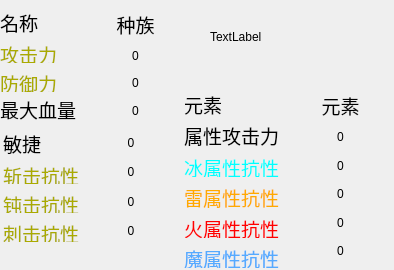
<?xml version="1.0" encoding="UTF-8"?>
<ui version="4.0">
 <class>Note</class>
 <widget class="QWidget" name="Note">
  <property name="geometry">
   <rect>
    <x>0</x>
    <y>0</y>
    <width>394</width>
    <height>270</height>
   </rect>
  </property>
  <property name="windowTitle">
   <string>Form</string>
  </property>
  <widget class="QWidget" name="layoutWidget">
   <property name="geometry">
    <rect>
     <x>184</x>
     <y>92</y>
     <width>116</width>
     <height>176</height>
    </rect>
   </property>
   <layout class="QVBoxLayout" name="verticalLayout_2">
    <item>
     <widget class="QLabel" name="label_13">
      <property name="font">
       <font>
        <family>楷体</family>
        <pointsize>14</pointsize>
       </font>
      </property>
      <property name="text">
       <string>元素</string>
      </property>
     </widget>
    </item>
    <item>
     <widget class="QLabel" name="label_12">
      <property name="font">
       <font>
        <family>楷体</family>
        <pointsize>14</pointsize>
       </font>
      </property>
      <property name="text">
       <string>属性攻击力</string>
      </property>
     </widget>
    </item>
    <item>
     <widget class="QLabel" name="label_8">
      <property name="font">
       <font>
        <family>楷体</family>
        <pointsize>14</pointsize>
       </font>
      </property>
      <property name="text">
       <string>&lt;html&gt;&lt;head/&gt;&lt;body&gt;&lt;p&gt;&lt;span style=&quot; color:#00ffff;&quot;&gt;冰属性抗性&lt;/span&gt;&lt;/p&gt;&lt;/body&gt;&lt;/html&gt;</string>
      </property>
     </widget>
    </item>
    <item>
     <widget class="QLabel" name="label_9">
      <property name="font">
       <font>
        <family>楷体</family>
        <pointsize>14</pointsize>
       </font>
      </property>
      <property name="text">
       <string>&lt;html&gt;&lt;head/&gt;&lt;body&gt;&lt;p&gt;&lt;span style=&quot; color:#ffaa00;&quot;&gt;雷属性抗性&lt;/span&gt;&lt;/p&gt;&lt;/body&gt;&lt;/html&gt;</string>
      </property>
     </widget>
    </item>
    <item>
     <widget class="QLabel" name="label_10">
      <property name="font">
       <font>
        <family>楷体</family>
        <pointsize>14</pointsize>
       </font>
      </property>
      <property name="text">
       <string>&lt;html&gt;&lt;head/&gt;&lt;body&gt;&lt;p&gt;&lt;span style=&quot; color:#ff0000;&quot;&gt;火属性抗性&lt;/span&gt;&lt;/p&gt;&lt;/body&gt;&lt;/html&gt;</string>
      </property>
     </widget>
    </item>
    <item>
     <widget class="QLabel" name="label_11">
      <property name="font">
       <font>
        <family>楷体</family>
        <pointsize>14</pointsize>
       </font>
      </property>
      <property name="text">
       <string>&lt;html&gt;&lt;head/&gt;&lt;body&gt;&lt;p&gt;&lt;span style=&quot; color:#55aaff;&quot;&gt;魔属性抗性&lt;/span&gt;&lt;/p&gt;&lt;/body&gt;&lt;/html&gt;</string>
      </property>
     </widget>
    </item>
   </layout>
  </widget>
  <widget class="QWidget" name="layoutWidget_2">
   <property name="geometry">
    <rect>
     <x>103</x>
     <y>131</y>
     <width>56</width>
     <height>111</height>
    </rect>
   </property>
   <layout class="QVBoxLayout" name="verticalLayout_3">
    <item>
     <widget class="QLabel" name="label_Agile">
      <property name="text">
       <string>0</string>
      </property>
      <property name="alignment">
       <set>Qt::AlignCenter</set>
      </property>
     </widget>
    </item>
    <item>
     <widget class="QLabel" name="label_Resistance_Slash">
      <property name="text">
       <string>0</string>
      </property>
      <property name="alignment">
       <set>Qt::AlignCenter</set>
      </property>
     </widget>
    </item>
    <item>
     <widget class="QLabel" name="label_Resistance_Bludgeon">
      <property name="text">
       <string>0</string>
      </property>
      <property name="alignment">
       <set>Qt::AlignCenter</set>
      </property>
     </widget>
    </item>
    <item>
     <widget class="QLabel" name="label_Resistance_Puncture">
      <property name="text">
       <string>0</string>
      </property>
      <property name="alignment">
       <set>Qt::AlignCenter</set>
      </property>
     </widget>
    </item>
   </layout>
  </widget>
  <widget class="QWidget" name="layoutWidget_3">
   <property name="geometry">
    <rect>
     <x>3</x>
     <y>131</y>
     <width>82</width>
     <height>111</height>
    </rect>
   </property>
   <layout class="QVBoxLayout" name="verticalLayout">
    <item>
     <widget class="QLabel" name="label_1">
      <property name="font">
       <font>
        <family>楷体</family>
        <pointsize>14</pointsize>
       </font>
      </property>
      <property name="text">
       <string>敏捷</string>
      </property>
     </widget>
    </item>
    <item>
     <widget class="QLabel" name="label_2">
      <property name="font">
       <font>
        <family>楷体</family>
        <pointsize>14</pointsize>
       </font>
      </property>
      <property name="text">
       <string>&lt;html&gt;&lt;head/&gt;&lt;body&gt;&lt;p&gt;&lt;span style=&quot; color:#aaaa00;&quot;&gt;斩击抗性&lt;/span&gt;&lt;/p&gt;&lt;/body&gt;&lt;/html&gt;</string>
      </property>
     </widget>
    </item>
    <item>
     <widget class="QLabel" name="label_3">
      <property name="font">
       <font>
        <family>楷体</family>
        <pointsize>14</pointsize>
       </font>
      </property>
      <property name="text">
       <string>&lt;html&gt;&lt;head/&gt;&lt;body&gt;&lt;p&gt;&lt;span style=&quot; color:#aaaa00;&quot;&gt;钝击抗性&lt;/span&gt;&lt;/p&gt;&lt;/body&gt;&lt;/html&gt;</string>
      </property>
     </widget>
    </item>
    <item>
     <widget class="QLabel" name="label_4">
      <property name="font">
       <font>
        <family>楷体</family>
        <pointsize>14</pointsize>
       </font>
      </property>
      <property name="text">
       <string>&lt;html&gt;&lt;head/&gt;&lt;body&gt;&lt;p&gt;&lt;span style=&quot; color:#aaaa00;&quot;&gt;刺击抗性&lt;/span&gt;&lt;/p&gt;&lt;/body&gt;&lt;/html&gt;</string>
      </property>
     </widget>
    </item>
   </layout>
  </widget>
  <widget class="QWidget" name="layoutWidget">
   <property name="geometry">
    <rect>
     <x>0</x>
     <y>10</y>
     <width>81</width>
     <height>111</height>
    </rect>
   </property>
   <layout class="QVBoxLayout" name="verticalLayout_4">
    <item>
     <widget class="QLabel" name="label_6">
      <property name="font">
       <font>
        <family>楷体</family>
        <pointsize>14</pointsize>
       </font>
      </property>
      <property name="text">
       <string>名称</string>
      </property>
     </widget>
    </item>
    <item>
     <widget class="QLabel" name="label_5">
      <property name="font">
       <font>
        <family>楷体</family>
        <pointsize>14</pointsize>
       </font>
      </property>
      <property name="text">
       <string>&lt;html&gt;&lt;head/&gt;&lt;body&gt;&lt;p&gt;&lt;span style=&quot; color:#aaaa00;&quot;&gt;攻击力&lt;/span&gt;&lt;/p&gt;&lt;/body&gt;&lt;/html&gt;</string>
      </property>
     </widget>
    </item>
    <item>
     <widget class="QLabel" name="labelDen">
      <property name="font">
       <font>
        <family>楷体</family>
        <pointsize>14</pointsize>
       </font>
      </property>
      <property name="text">
       <string>&lt;html&gt;&lt;head/&gt;&lt;body&gt;&lt;p&gt;&lt;span style=&quot; color:#aaaa00;&quot;&gt;防御力&lt;/span&gt;&lt;/p&gt;&lt;/body&gt;&lt;/html&gt;</string>
      </property>
     </widget>
    </item>
    <item>
     <widget class="QLabel" name="labelMaxHp">
      <property name="font">
       <font>
        <family>楷体</family>
        <pointsize>14</pointsize>
       </font>
      </property>
      <property name="text">
       <string>最大血量</string>
      </property>
     </widget>
    </item>
   </layout>
  </widget>
  <widget class="QWidget" name="layoutWidget">
   <property name="geometry">
    <rect>
     <x>80</x>
     <y>10</y>
     <width>111</width>
     <height>111</height>
    </rect>
   </property>
   <layout class="QVBoxLayout" name="verticalLayout_5">
    <item>
     <widget class="QLabel" name="labelMonsterId">
      <property name="font">
       <font>
        <family>楷体</family>
        <pointsize>14</pointsize>
       </font>
      </property>
      <property name="text">
       <string>种族</string>
      </property>
      <property name="alignment">
       <set>Qt::AlignCenter</set>
      </property>
     </widget>
    </item>
    <item>
     <widget class="QLabel" name="label_Attack">
      <property name="text">
       <string>0</string>
      </property>
      <property name="alignment">
       <set>Qt::AlignCenter</set>
      </property>
     </widget>
    </item>
    <item>
     <widget class="QLabel" name="label_Defense">
      <property name="text">
       <string>0</string>
      </property>
      <property name="alignment">
       <set>Qt::AlignCenter</set>
      </property>
     </widget>
    </item>
    <item>
     <widget class="QLabel" name="label_MaxHp">
      <property name="text">
       <string>0</string>
      </property>
      <property name="alignment">
       <set>Qt::AlignCenter</set>
      </property>
     </widget>
    </item>
   </layout>
  </widget>
  <widget class="QWidget" name="layoutWidget">
   <property name="geometry">
    <rect>
     <x>310</x>
     <y>91</y>
     <width>61</width>
     <height>171</height>
    </rect>
   </property>
   <layout class="QVBoxLayout" name="verticalLayout_6">
    <item>
     <widget class="QLabel" name="labelEType">
      <property name="font">
       <font>
        <family>楷体</family>
        <pointsize>14</pointsize>
       </font>
      </property>
      <property name="text">
       <string>元素</string>
      </property>
      <property name="alignment">
       <set>Qt::AlignCenter</set>
      </property>
     </widget>
    </item>
    <item>
     <widget class="QLabel" name="label_Attack_1">
      <property name="text">
       <string>0</string>
      </property>
      <property name="alignment">
       <set>Qt::AlignCenter</set>
      </property>
     </widget>
    </item>
    <item>
     <widget class="QLabel" name="label_Resistance_1">
      <property name="text">
       <string>0</string>
      </property>
      <property name="alignment">
       <set>Qt::AlignCenter</set>
      </property>
     </widget>
    </item>
    <item>
     <widget class="QLabel" name="label_Resistance_2">
      <property name="text">
       <string>0</string>
      </property>
      <property name="alignment">
       <set>Qt::AlignCenter</set>
      </property>
     </widget>
    </item>
    <item>
     <widget class="QLabel" name="label_Resistance_3">
      <property name="text">
       <string>0</string>
      </property>
      <property name="alignment">
       <set>Qt::AlignCenter</set>
      </property>
     </widget>
    </item>
    <item>
     <widget class="QLabel" name="label_Resistance_4">
      <property name="text">
       <string>0</string>
      </property>
      <property name="alignment">
       <set>Qt::AlignCenter</set>
      </property>
     </widget>
    </item>
   </layout>
  </widget>
  <widget class="QLabel" name="labelText">
   <property name="geometry">
    <rect>
     <x>210</x>
     <y>30</y>
     <width>161</width>
     <height>51</height>
    </rect>
   </property>
   <property name="text">
    <string>TextLabel</string>
   </property>
   <property name="alignment">
    <set>Qt::AlignLeading|Qt::AlignLeft|Qt::AlignTop</set>
   </property>
   <property name="wordWrap">
    <bool>true</bool>
   </property>
  </widget>
 </widget>
 <resources/>
 <connections/>
</ui>
